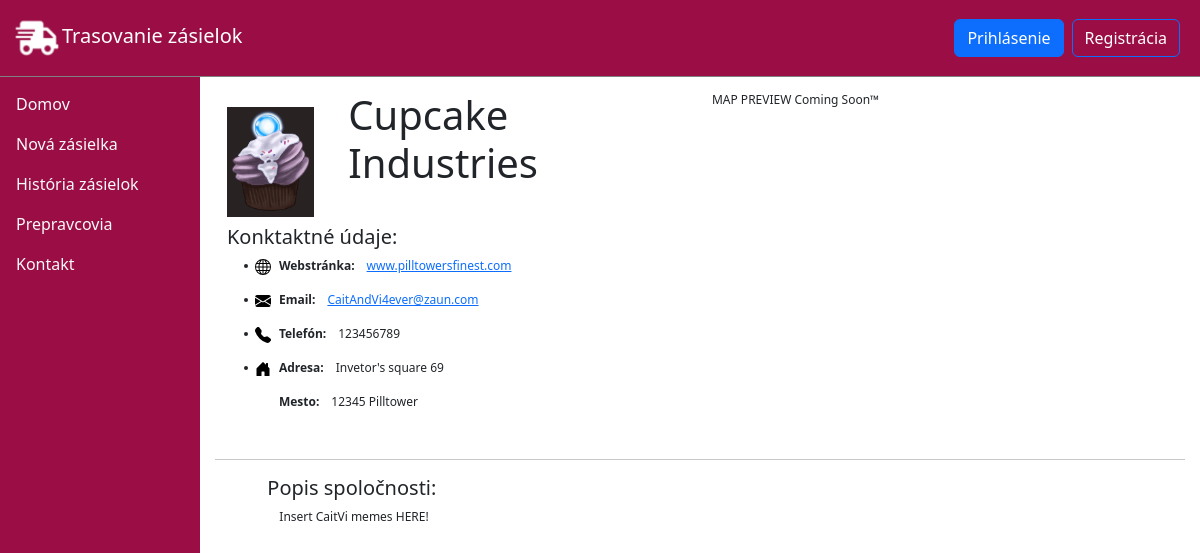
The page /deliveryCompany/detail/3/ on the database its author committed.
### base/models.py (models this page shows, shortened)
class DeliveryCompany(models.Model):
    deliveryCompanyCode = models.CharField(max_length=100, default="Neznámy doparvca")
    deliveryCompanyDescription = models.TextField(null=True, blank=True)
    addressId = models.ForeignKey(Address, on_delete=models.SET_NULL, null=True)
    phone = models.CharField(max_length=13, default="+421##########")
    email = models.CharField(max_length=100, default="###@email")
    website = models.CharField(max_length=100, null=True, blank=True)
    fullCompanyName = models.CharField(max_length=100, default="###")
    iconPath = models.TextField(null=True, blank=True)
    icon = models.ImageField(null=True, default="deliveryCompany_default.svg")
    updated = models.DateTimeField(auto_now=True)
    created = models.DateTimeField(auto_now_add=True)
    class Meta:
        ordering = ['deliveryCompanyCode', 'fullCompanyName']

class Address(models.Model):
    city = models.CharField(max_length=100, default="neznáme mesto")
    zipCode = models.CharField(max_length=5, default="## ###")
    street = models.CharField(max_length=100, default="neznáma ulica")
    streetNumber = models.CharField(max_length=50, default="#")
    updated = models.DateTimeField(auto_now=True)
    created = models.DateTimeField(auto_now_add=True)

### base/views.py (the view)
# urls.py: path('deliveryCompany/detail/<str:pk>/', views.deliveryCompanyDetail, name='deliveryCompanyDetail'),
def deliveryCompanyDetail(request, pk):
    deliveryCompany = DeliveryCompany.objects.get(id=pk)
    context = {'deliveryCompany': deliveryCompany}
    return render(request, 'base/DeliveryCompanies/deliveryCompany_detail.html', context)

### base/templates/base/DeliveryCompanies/deliveryCompany_detail.html
{% extends 'main.html' %}
{% block content %}
{% load static %}
{% with address=deliveryCompany.addressId %}
<div class="container-fluid col-12">
    <div class="row">
        <div class="container col-12 col-md-6">
            <div class="row">
                <div class="container col-3">
                <img class="card-img-top center-text pt-3" src="{{ deliveryCompany.icon.url }}" alt="Card image" style="width:90%">
            </div>
            <div class="container col-9">
                <h1>{{ deliveryCompany.fullCompanyName }}</h1>
            </div>
            </div>
            <div class="p-0 mt-2">
                    <h5>Konktaktné údaje:</h5>
                    <ul class="ms-0">
                        <li>
                            <div class="row">
                                <div class="col-md-auto ps-2 pe-1 ">
                                    <img src="{% static 'images/globe.svg' %}" alt="web" class="me-1">
                                </div>
                                <div class="col-md-auto p-0">
                                    <p class="boldText">Webstránka:</p>
                                </div>
                                <div class="col-md-auto">
                                    <a href="{{ deliveryCompany.website }}">
                                        {{ deliveryCompany.website }}
                                    </a>
                                </div>
                            </div>
                        </li>
                        <li>
                            <div class="row">
                                <div class="col-md-auto ps-2 pe-1 ">
                                    <img src="{% static 'images/envelope-fill.svg' %}" alt="email" class="me-1">
                                </div>
                                <div class="col-md-auto p-0">
                                    <p class="boldText">Email:</p>
                                </div>
                                <div class="col-md-auto">
                                    <a href="mailto:{{ deliveryCompany.email }}">
                                        {{ deliveryCompany.email }}
                                    </a>
                                </div>
                            </div>
                        </li>
                        <li>
                            <div class="row">
                                <div class="col-md-auto ps-2 pe-1 ">
                                    <img src="{% static 'images/telephone-fill.svg' %}" alt="tel" class="me-1">
                                </div>
                                <div class="col-md-auto p-0">
                                    <p class="boldText">Telefón:</p>
                                </div>
                                <div class="col-md-auto">
                                   {{ deliveryCompany.phone }}
                                </div>
                            </div>
                        </li>
                        <li>
                            <div class="row">
                                <div class="col-md-auto ps-2 pe-2 ">
                                     <img src="{% static 'images/house-door-fill.svg' %}" alt="domov">
                                </div>
                                <div class="col-md-auto">
                                    <div class="row">
                                        <div class="col-md-auto p-0">
                                            <p class="boldText">Adresa:</p>
                                        </div>
                                        <div class="col-md-auto">
                                            {{ address.street }} {{ address.streetNumber }}
                                        </div>
                                    </div>
                                    <div class="row">
                                        <div class="col-md-auto p-0">
                                            <p class="boldText">Mesto:</p>
                                        </div>
                                        <div class="col-md-auto">
                                            {{ address.zipCode}} {{ address.city }}
                                        </div>
                                    </div>
                                </div>
                            </div>
                        </li>
                    </ul>
                </div>
        </div>
        <div class="container col-10 col-md-6">
            <div> MAP PREVIEW Coming Soon™</div>
        </div>
    </div>
</div>
<hr>
<div class="container-fluid col-11">
     <h5>Popis spoločnosti:</h5>
    <div class="container-fluid">
        {{ deliveryCompany.deliveryCompanyDescription }}
    </div>
</div>
{% endwith %}
{% endblock content %}

### static/css/styl.css (style rules this page uses)
* { box-sizing: border-box; }
.boldText { font-weight: bold; }

### rows shown on the page
DeliveryCompany: icon (picture), fullCompanyName "Cupcake Industries", website "www.pilltowersfinest.com", email "CaitAndVi4ever@zaun.com", phone "123456789", deliveryCompanyDescription "Insert CaitVi memes HERE!"
Address: street "Invetor's square", streetNumber "69", zipCode "12345", city "Pilltower"
